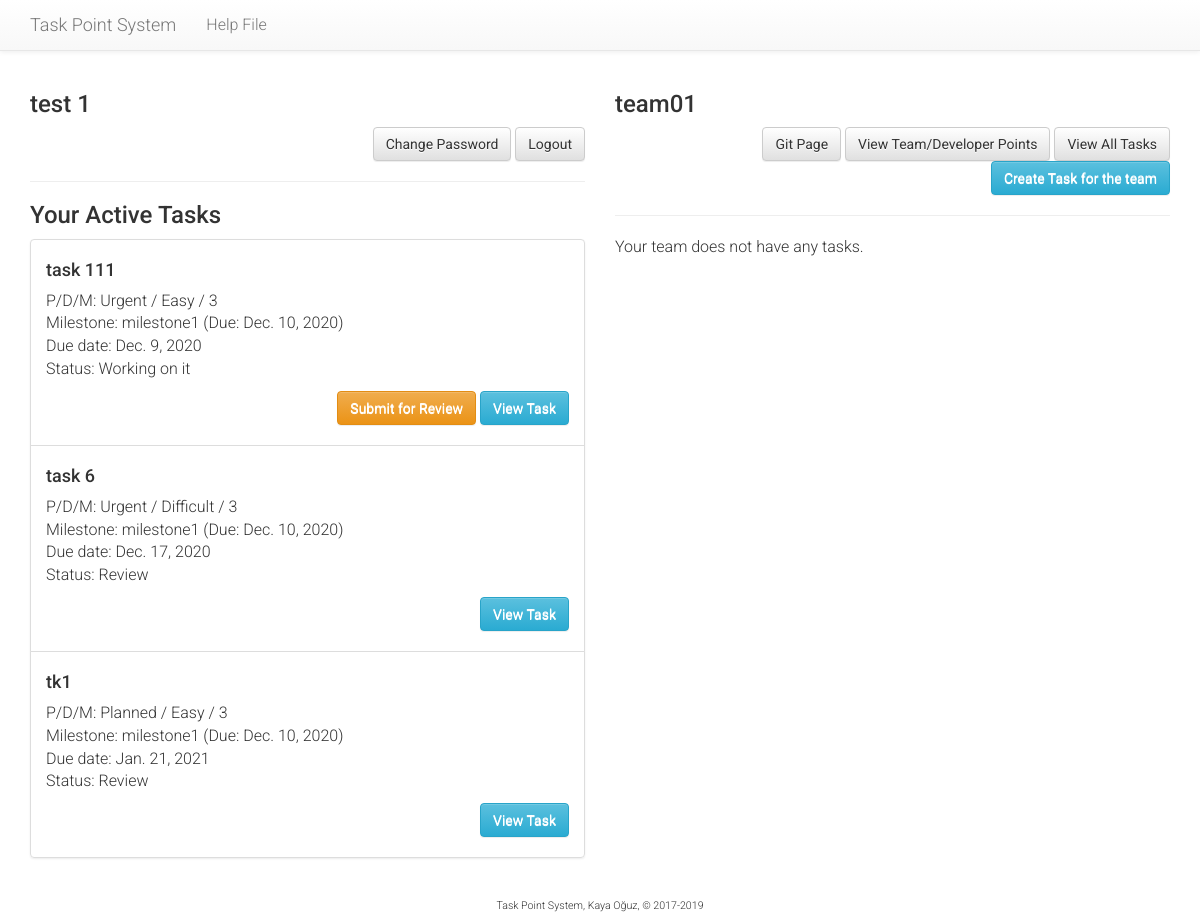
The page /tasks/team/ (signed in) on the database its author committed.
### tasks/models.py (models this page shows, shortened)
class Task(models.Model):
    PRIORITY = (
        (3, 'Urgent'),
        (2, 'Planned'),
        (1, 'Low'),
    )
    DIFFICULTY = (
        (3, 'Difficult'),
        (2, 'Normal'),
        (1, 'Easy'),
    )
    STATUS = (
        (1, "Review"),
        (2, "Working on it"),
        (3, "Waiting for review"),
        (4, "Waiting for supervisor grade"),
        (5, "Rejected"),
        (6, "Accepted"),
    )
    milestone = models.ForeignKey(Milestone, on_delete=models.CASCADE)
    creator = models.ForeignKey(User, related_name='creator', on_delete=models.SET_NULL, blank=True, null=True)
    assignee = models.ForeignKey(
        Developer,
        on_delete=models.CASCADE,
        related_name='assignee',
        verbose_name="Assigned to"
    )
    team = models.ForeignKey(Team, on_delete=models.CASCADE)
    title = models.CharField("Brief task name", max_length=256)
    description = models.TextField("Description")
    due = models.DateField("Due Date", validators=[past_date_validator])
    date = models.DateTimeField("Created on", auto_now_add=True)
    completed = models.DateTimeField("Completed on", auto_now=True, blank=True, null=True)
    priority = models.PositiveSmallIntegerField("Priority", choices=PRIORITY, default=2)
    difficulty = models.PositiveSmallIntegerField("Difficulty", choices=DIFFICULTY, default=2)
    modifier = models.PositiveSmallIntegerField(
        "Modifier",
        default=3,
        validators=[MaxValueValidator(5), MinValueValidator(1)]
    )
    status = models.PositiveSmallIntegerField("Status", choices=STATUS, default=1)
    valid = models.BooleanField("Is Valid", default=False)

class Milestone(models.Model):
    course = models.ForeignKey(Course, on_delete=models.CASCADE)
    name = models.CharField("Milestone", max_length=128)
    description = models.TextField("Milestone details")
    weight = models.PositiveSmallIntegerField(
        "Weight",
        default=10,
        validators=[MaxValueValidator(100), MinValueValidator(1)]
    )
    due = models.DateField("Due Date")
    def __str__(self):
        return self.name

class Team(models.Model):
    course = models.ForeignKey(Course, on_delete=models.CASCADE)
    name = models.CharField("Team Name", max_length=128)
    github = models.CharField("Git Page", max_length=256, null=True)
    supervisor = models.ForeignKey(Supervisor, on_delete=models.SET_NULL, blank=True, null=True)
    team_size = models.PositiveSmallIntegerField("Team size", default=4, validators=[MaxValueValidator(99), MinValueValidator(1)])

### tasks/views.py (the view)
# urls.py: re_path(r'^team/(?P<team_id>[0-9])/all-tasks/$', views.team_all_tasks, name='team-all-tasks'),
@login_required
def team(request):  # this view is for the developer only...
    d = Developer.objects.get(user=request.user)
    t = d.team
    page_title = t.name + " Team Page"
    developer_name = d.get_name()
    user_task_list = d.assignee.all().filter(status__lt=4).order_by('due')
    team_task_list = t.task_set.all().filter(status__lt=4).order_by('due').exclude(assignee=d)
    context = {
        'page_title': page_title,
        'team_name': t.name,
        'github_url': t.github,
        'current_user': d.id,
        'developer_name': developer_name,
        'user_task_list': user_task_list,
        'team_task_list': team_task_list, }
    return render(request, 'tasks/team.html', context)

### tasks/models.py (called while the page is built)
    def get_name(self):
        return self.user.first_name + " " + self.user.last_name

### tasks/templates/tasks/team.html (shortened to what this page needs)
{% extends "tasks/base.html" %}
{% block leftcontent %}
    <h3>{{ developer_name }}</h3>
    <div style="text-align: right">
      <a href="{% url 'tasks:change-pass' %}" class="btn btn-default" role="button">Change Password</a>
      <a href="{% url 'tasks:leave' %}" class="btn btn-default" role="button">Logout</a>
    </div>
<hr />
{% if user_task_list %}
<h3>Your Active Tasks</h3>
<ul class="list-group">
{% for task in user_task_list %}
  <li class="list-group-item">
    <h4>{{ task.title }}</h4>
    <p>
      P/D/M:
        {{ task.get_priority_display }} /
        {{ task.get_difficulty_display }} /
        {{ task.modifier }}<br />
      Milestone: {{ task.milestone }} (Due: {{ task.milestone.due }})<br />
      Due date: {{ task.due }}<br />
      Status: {{ task.get_status_display }}
    </p>
    <p style="text-align: right">
      {% if task.status == 2 %}
       <a href="{% url 'tasks:update' task.id 3 %}" class="btn btn-default btn-warning" role="button">Submit for Review</a>
      {% endif %}
       <a href="{% url 'tasks:view-task' task.id %}" class="btn btn-default btn-info" role="button">View Task</a>
    </p>
</li>
{% endfor %}
</ul>
{% else %}
  <p>You don't have any tasks assigned to you.</p>
{% endif %}
{% endblock %}
{% block rightcontent %}
    <h3>{{ team_name }}</h3>
    <div style="text-align: right">
    {% if github_url %}
      <a href="{{ github_url }}" class="btn btn-default" role="button">Git Page</a>
    {% endif %}
      <a href="{% url 'tasks:team-points' %}" class="btn btn-default" role="button">View Team/Developer Points</a>
      <a href="{% url 'tasks:task-all' %}" class="btn btn-default" role="button">View All Tasks</a>
      <a href="{% url 'tasks:task-create-developer' %}" class="btn btn-default btn-info" role="button">Create Task for the team</a>
    </div>
    <hr />
    {% if team_task_list %}
    <h3>Active Team Tasks</h3>
    <ul class="list-group">
    {% for task in team_task_list %}
      <li class="list-group-item">
        <h4>{{ task.title }}</h4>
        <p>
          Assigned to: {{ task.assignee }}<br />
          P/D/M:
            {{ task.get_priority_display }} /
            {{ task.get_difficulty_display }} /
            {{ task.modifier }}<br />
          Milestone: {{ task.milestone }} (Due: {{ task.milestone.due }})<br />
          Due date: {{ task.due }}<br />
          Status: {{ task.get_status_display }}
        </p>
        <p style="text-align: right">
          <a href="{% url 'tasks:view-task' task.id %}" class="btn btn-default btn-info" role="button">View Task</a>
        </p>
    </li>
    {% endfor %}
    </ul>
    {% else %}
      <p>Your team does not have any tasks.</p>
    {% endif %}
{% endblock %}

### tasks/static/tasks/style.css (style rules this page uses)
body, div, p, td, li { font-family: "Roboto"; font-weight: 300; font-size: 12pt; }

### rows shown on the page
Task: title "task 111", priority "Urgent", difficulty "Easy", modifier "3", milestone "milestone1", milestone.due "Dec. 10, 2020", due "Dec. 9, 2020", status "Working on it", shows "Submit for Review"
Task: title "task 6", priority "Urgent", difficulty "Difficult", modifier "3", milestone "milestone1", milestone.due "Dec. 10, 2020", due "Dec. 17, 2020", status "Review"
Task: title "tk1", priority "Planned", difficulty "Easy", modifier "3", milestone "milestone1", milestone.due "Dec. 10, 2020", due "Jan. 21, 2021", status "Review"
Team: name "team01"

### other values the page prints
{{ developer_name }} "test 1"
